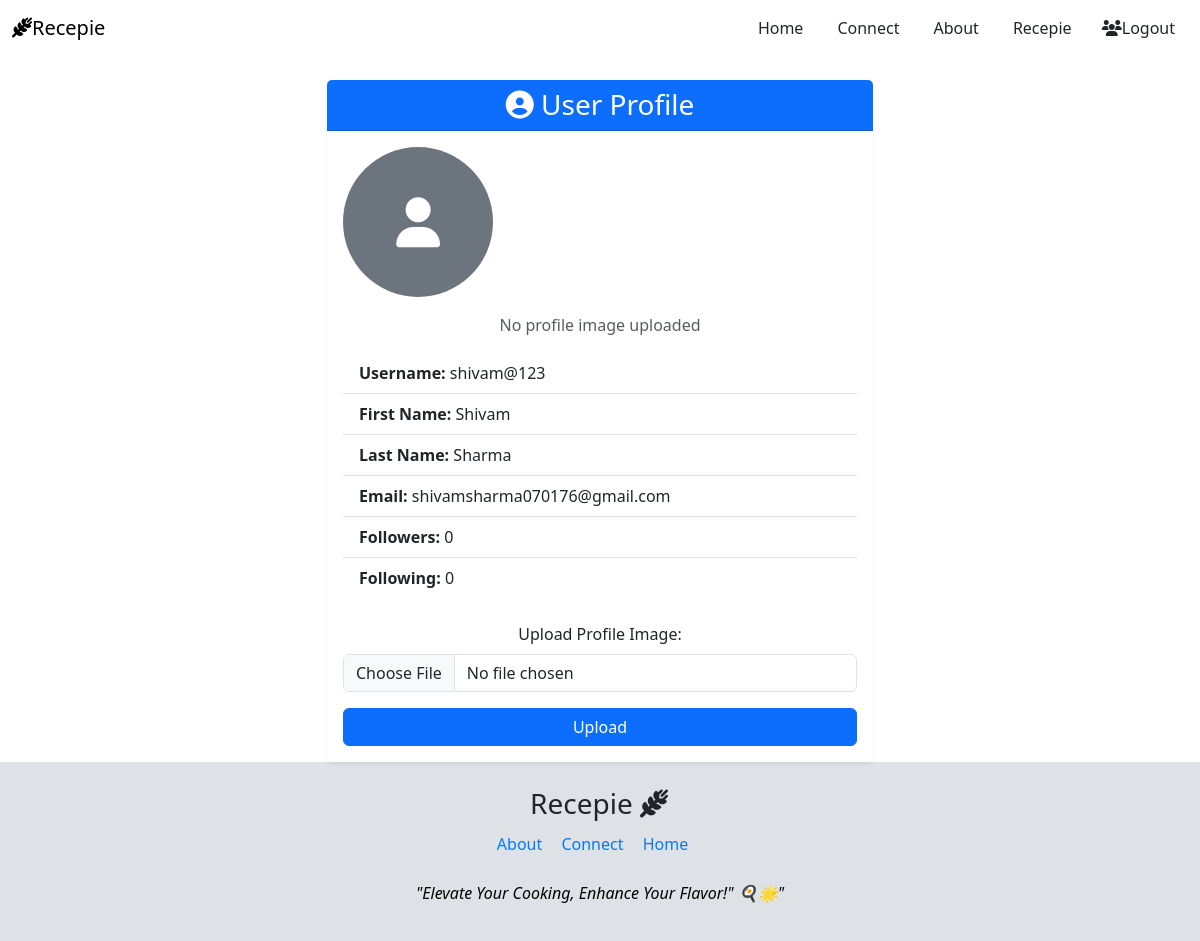
Page /profile/ (signed in) on the committed database.
### recepe/models.py (models this page shows, shortened)
class UserInformation(models.Model):
    user = models.ForeignKey(User,on_delete=models.CASCADE)
    First_Name = models.CharField(max_length=30)
    Last_Name = models.CharField(max_length=30)
    User_Name = models.CharField(max_length=100)
    Email = models.EmailField(null=True)
    profile_image = models.ImageField(upload_to='profile_images/', null=True, blank=True)
    followers=models.ManyToManyField(User,related_name="following",blank=True)
    def follower_count(self):
        return self.followers.count()
    def following_count(self):
        return self.user.following.count()

### recepe/views.py (the view, shortened to what this page needs)
# urls.py: path("profile/",profile,name="profile"),
@login_required(login_url='/login')
def profile(request):
    user_info,created= UserInformation.objects.get_or_create(user=request.user)
    return render(request, "Profile.html", {"user_info": user_info,'page_title':'Profile'})

### recepe/templates/Profile.html (shortened to what this page needs)
{% extends "base.html" %}
{% block content %}
<div class="container mt-4">
    <div class="row justify-content-center">
        <div class="col-lg-6 col-md-8">
            <div class="card shadow-sm border-0">
                <div class="card-header bg-primary text-white text-center">
                    <h3 class="mb-0"><i class="fa-solid fa-user-circle"></i> User Profile</h3>
                </div>
                <div class="card-body">
                    {% if user_info %}
                        <div class="text-center">
                            {% if user_info.profile_image %}
                                <img src="{{ user_info.profile_image.url }}" alt="Profile Image" class="rounded-circle img-thumbnail mb-3" style="width: 150px; height: 150px;">
                            {% else %}
                                <div class="bg-secondary text-white rounded-circle d-flex align-items-center justify-content-center mb-3" style="width: 150px; height: 150px; font-size: 50px;">
                                    <i class="fa-solid fa-user"></i>
                                </div>
                                <p class="text-muted">No profile image uploaded</p>
                            {% endif %}
                        </div>
                        <ul class="list-group list-group-flush">
                            <li class="list-group-item"><strong>Username:</strong> {{ user_info.User_Name }}</li>
                            <li class="list-group-item"><strong>First Name:</strong> {{ user_info.First_Name }}</li>
                            <li class="list-group-item"><strong>Last Name:</strong> {{ user_info.Last_Name }}</li>
                            <li class="list-group-item"><strong>Email:</strong> {{ user_info.Email }}</li>
                            <li class="list-group-item"><strong>Followers:</strong> {{ user_info.follower_count }}</li>
                            <li class="list-group-item"><strong>Following:</strong> {{ user_info.following_count }}</li>
                        </ul>
                        <div class="mt-4">
                            <form method="post" enctype="multipart/form-data" class="text-center">
                                <div class="mb-3">
                                    <label for="profile_image" class="form-label">Upload Profile Image:</label>
                                    <input type="file" name="profile_image" id="profile_image" class="form-control">
                                </div>
                                <button type="submit" class="btn btn-primary w-100">Upload</button>
                            </form>
                        </div>
                    {% else %}
                        <p class="text-center text-danger">No user information found</p>
                    {% endif %}
                </div>
            </div>
        </div>
    </div>
</div>
{% endblock %}

### recepe/templates/base.html (style rules this page uses)
body { display: flex; flex-direction: column; }

### rows in the picture
UserInformation: User_Name "shivam@123", First_Name "Shivam", Last_Name "Sharma", Email "shivamsharma070176@gmail.com", follower_count "0", following_count "0"
